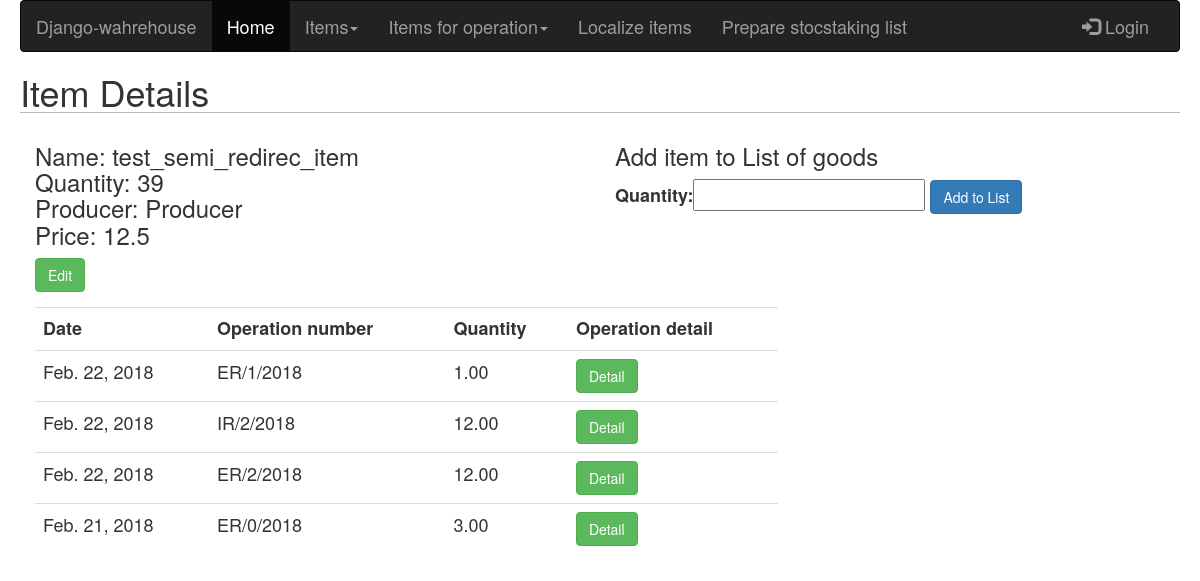
The app's page /warehouse/semi-finisheditem/test_semi_redirec_item/details/, older data.
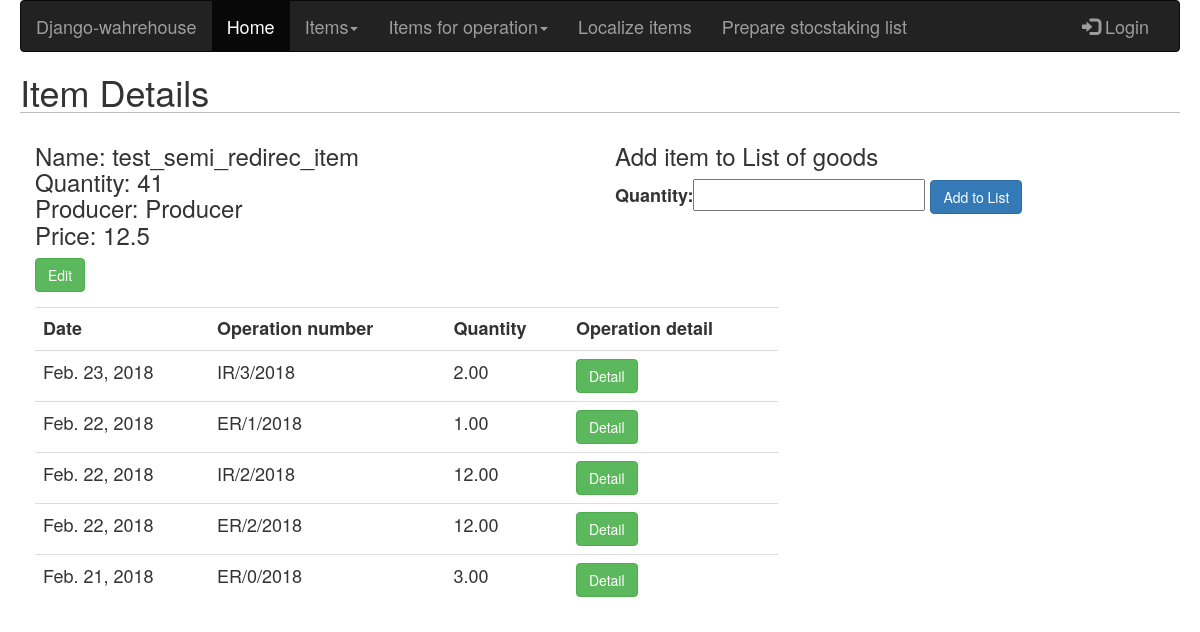
The same page, newer data.
### warehouse/models.py (models this page shows, shortened)
class SemiFinishedItem(models.Model):
    name = models.CharField(max_length=255)
    slug = models.SlugField(blank=True)
    quantity = models.PositiveIntegerField(default=0)
    category = models.ForeignKey(Category)
    producer = models.CharField(max_length=50)
    price = models.FloatField()

### operations/models.py (models this page shows, shortened)
class OperationItem(models.Model):
    operation = models.ForeignKey(Operiation, related_name='operation_type')
    item = models.ForeignKey(SemiFinishedItem, related_name='operation_item')
    quantity = models.DecimalField(max_digits=8, decimal_places=2)

class Operiation(models.Model):
    worker = models.ForeignKey(settings.AUTH_USER_MODEL, related_name='warehouse_worker')
    created = models.DateField(auto_now=True)
    operation = models.CharField(max_length=50, choices=OPERATION_CHOICES)
    operation_number = models.CharField(max_length=15)

### warehouse/views.py (the view)
# urls.py: url(r'^semi-finisheditem/(?P<slug>[-\w]+)/details/$', semi_finished_item_detail, name='semi_finished_item_detail'),
def semi_finished_item_detail(request, slug):
    item = SemiFinishedItem.objects.get(slug=slug)
    list_of_goods_item_form = AddItemToListGoodsForm()
    operations = OperationItem.objects.filter(item=item).order_by('-operation__created')
    return render(request, 'products_html/semi_finished_item_detail.html',
                  {'item': item, 'add_item_form': list_of_goods_item_form, 'operations': operations})

### list_of_goods/forms.py
class AddItemToListGoodsForm(forms.Form):
    quantity = forms.FloatField()
    update = forms.BooleanField(required=False, initial=False, widget=forms.HiddenInput)

### warehouse/templates/products_html/semi_finished_item_detail.html (shortened to what this page needs)
{% extends "base.html" %}
{% block content %}
    <h1> Item Details</h1>
    <div class="form-group col-sm-6">
        <h3>
            Name: {{ item.name }} <br>
        Quantity: {{ item.quantity }} <br>
        Producer: {{ item.producer }} <br>
        Price: {{ item.price }}</h3>
        <input class="btn btn-success" type="button" value="Edit" onclick="location.href='{% url 'semi_finished_item_edit' item.slug %}'">
    </div>
    <div class="form-group col-sm-6">
    <h3>Add item to List of goods</h3>
    <form action="{% url 'list_of_goods_add' item.id %}" method="post">
        {{ add_item_form }}
        <input class="btn btn-primary" type="submit" value="Add to List">
    </form>
    </div>
    {% if operations %}
    <div class="form-group col-sm-12 col-md-8">
    <table class="table table-hover">
        <tr>
            <th>Date</th>
            <th>Operation number</th>
            <th>Quantity</th>
            <th>Operation detail</th>
        </tr>
        {% for operation in operations %}
            <tr>
                <td>{{ operation.operation.created }}</td>
                <td>{{ operation.operation.operation_number }}</td>
                <td>{{ operation.quantity }}</td>
                <td><input class="btn btn-success" type="button" value="Detail" onclick="location.href='{% url 'operation_detail' operation.operation.operation_number %}'"></td>
            </tr>
        {% endfor %}
    </table>
    </div>
    {% endif %}
{%  endblock %}

Row changes from the older to the newer data that the page shows:
changed SemiFinishedItem "test_semi_redirec_item": quantity "39" → "41"
added OperationItem: operation.created "Feb. 23, 2018", operation.operation_number "IR/3/2018", quantity "2.00", operation.operation_number "Detail"
